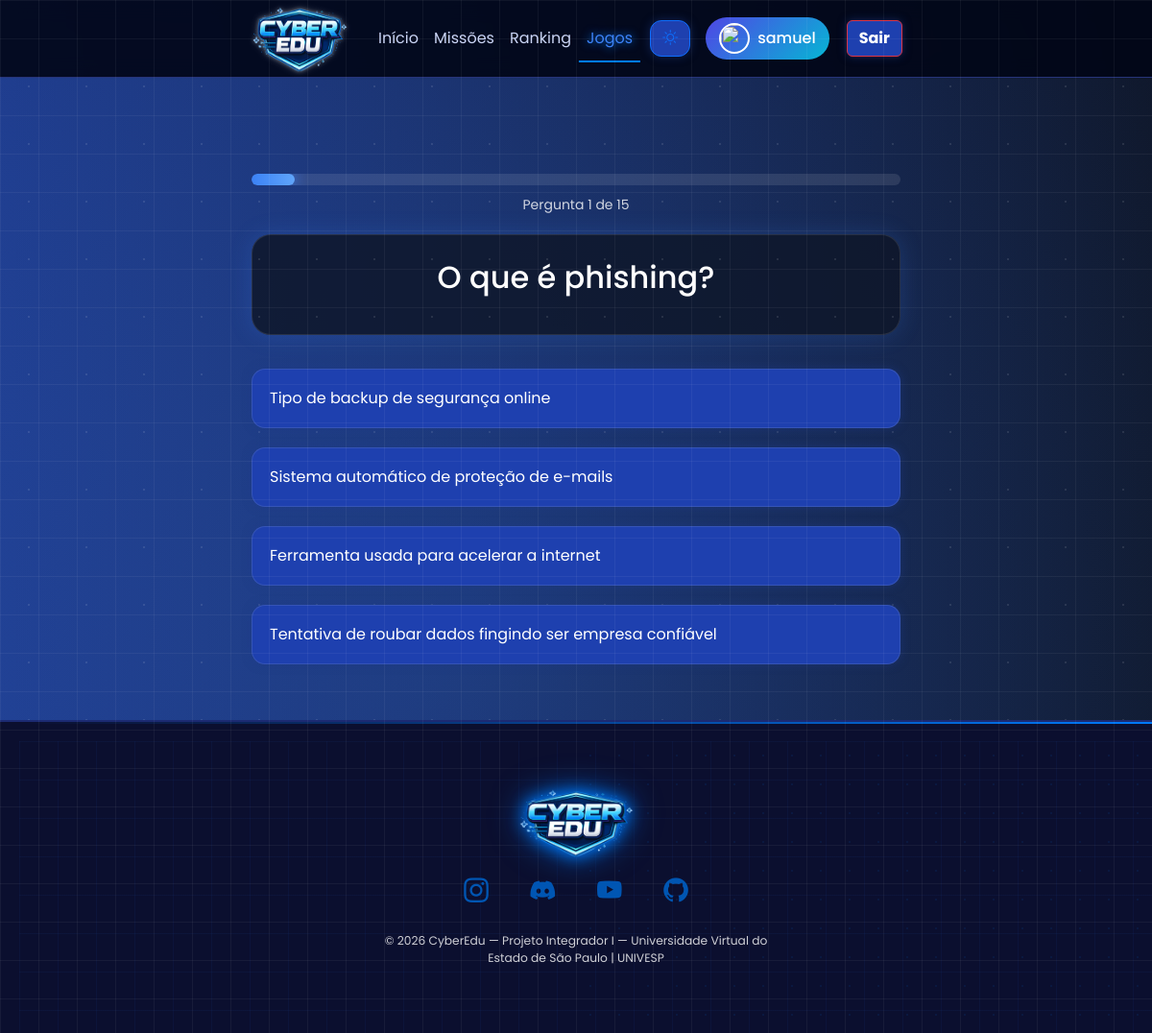
/quiz.php (signed in), run on the app's committed database.
### tables this page shows
CREATE TABLE `perguntas` (
  `id_pergunta` int NOT NULL AUTO_INCREMENT,
  `texto_pergunta` text,
  `id_categoria` int DEFAULT NULL,
  `id_fase` int DEFAULT NULL,
  `nivel_dificuldade` int DEFAULT NULL,
  `xp` int DEFAULT '10',
  PRIMARY KEY (`id_pergunta`),
  KEY `id_categoria` (`id_categoria`),
  KEY `id_fase` (`id_fase`),
  CONSTRAINT `perguntas_ibfk_1` FOREIGN KEY (`id_categoria`) REFERENCES `categorias` (`id_categoria`),
  CONSTRAINT `perguntas_ibfk_2` FOREIGN KEY (`id_fase`) REFERENCES `fases` (`id_fase`)
);

CREATE TABLE `alternativas` (
  `id_alternativa` int NOT NULL AUTO_INCREMENT,
  `id_pergunta` int DEFAULT NULL,
  `texto_alternativa` text,
  `correta` tinyint(1) DEFAULT '0',
  PRIMARY KEY (`id_alternativa`),
  KEY `id_pergunta` (`id_pergunta`),
  CONSTRAINT `alternativas_ibfk_1` FOREIGN KEY (`id_pergunta`) REFERENCES `perguntas` (`id_pergunta`)
);

### quiz.php (the view, shortened to what this page needs)
<?php
include("testeconexao.php");
$sql_total = "SELECT COUNT(*) as total FROM perguntas";
$res_total = $conn->query($sql_total);
$total = $res_total->fetch_assoc()['total'];
$id_pergunta = $_SESSION['pergunta_atual'];
$sql = "SELECT * FROM perguntas WHERE id_pergunta = $id_pergunta";
$result = $conn->query($sql);
$pergunta = $result->fetch_assoc();
$sql2 = "SELECT * FROM alternativas WHERE id_pergunta = $id_pergunta ORDER BY RAND()";
$result2 = $conn->query($sql2);
?>
<!DOCTYPE html>
<html lang="pt-br">
<head>
    <link href="https://cdn.jsdelivr.net/npm/bootstrap@5.3.3/dist/css/bootstrap.min.css" rel="stylesheet">
    <link href="ranking.css" rel="stylesheet">
    <link href="https://cdn.jsdelivr.net/npm/bootstrap-icons@1.11.3/font/bootstrap-icons.css" rel="stylesheet">
</head>
<body id="mainBody" class="dark-mode">
    <nav class="navbar navbar-expand-lg navbar-light bg-white">
        <div class="container">
      <a class="navbar-brand d-flex align-items-center" href="#">
    <img src="/img/pages/img/logoof.png" alt="Logo" width="100" height="70" class="me-2 logo-energia">
</a>
            <div class="collapse navbar-collapse" id="menu">
                <ul class="navbar-nav me-auto">
                    <li class="nav-item">
                        <a class="nav-link" href="Inicio.php">Início</a>
                    </li>
                    <li class="nav-item">
                        <a class="nav-link" href="missoes_semlogin.html">Missões</a>
                    </li>
                    <li class="nav-item">
                        <a class="nav-link" href="rankingpage.php">Ranking</a>
                    </li>
                     <li class="nav-item">
                        <a class="nav-link active" href="index.php">Jogos</a>
                    </li>
                </ul>
<button onclick="toggleDark(event)" id="themeBtn" class="btn btn-outline-primary me-3">
    <i class="bi bi-sun"></i>
</button>
<?php if(isset($_SESSION['nome'])): ?>
    <a href="profile.php" class="d-flex align-items-center btn btn-outline-primary me-2 perfil-btn">
      <img src="perfilft.png" class="avatar-navbar me-2">
         <?php echo $_SESSION['nome']; ?>
    </a>
    <button class="btn btn-danger" onclick="window.location.href='logout.php'">
        <b> Sair</b>
    </button>
<?php endif; ?>
</nav>
    <div class="container">
<?php
$progresso = ($_SESSION['pergunta_atual'] / $total) * 100;
?>
<div class="progress-container">
    <div class="progress-bar" style="width: <?php echo $progresso; ?>%"></div>
</div>
<p class="progresso-text">
    Pergunta <?php echo $_SESSION['pergunta_atual']; ?> de <?php echo $total; ?>
</p>
<div class="pergunta-box">
    <h2><?php echo $pergunta['texto_pergunta']; ?></h2>
</div>
<?php while($alt = $result2->fetch_assoc()) { ?>
    <form method="POST">
        <button
            type="submit"
            name="resposta"
            value="<?php echo $alt['id_alternativa']; ?>"
            class="alt-btn">
            <?php echo $alt['texto_alternativa']; ?>
        </button>
    </form>
<?php } ?>
</div>
<footer class="footer-insane position-relative overflow-hidden mt-5">
  <div class="grid-bg"></div>
  <div class="neon-line"></div>
  <div class="container text-center position-relative z-2 py-5">
    <div class="footer-logo mb-3">
      <img src="/img/pages/img/logoof.png" alt="CyberEdu Logo" class="logo-img" width="120">
    </div>
    <div class="social-icons mb-4">
      <a href="#" class="mx-2"><i class="bi bi-instagram"></i></a>
      <a href="#" class="mx-2"><i class="bi bi-discord"></i></a>
      <a href="#" class="mx-2"><i class="bi bi-youtube"></i></a>
      <a href="#" class="mx-2"><i class="bi bi-github"></i></a>
    </div>
    <p class="copy small mb-0">© 2026 CyberEdu — Projeto Integrador I — Universidade Virtual do <br> Estado de São Paulo | UNIVESP</p>
  </div>
</footer>
</html>

### ranking.css (style rules this page uses)
:root { --primary: #007bff; --primary-dark: #0056b3; --bg: #f0f4ff; --card: #122477; --text: #01296e; --subtext: #131c5e; --border: #ddd; }
.footer-insane { background-color: #0b0f2f !important; color: #ffffff !important; border-top: 2px solid #1c2a72 !important; }
.footer-insane .copy { color: #ffffff !important; opacity: 0.8; }
body { font-family:'Poppins', sans-serif; background:var(--bg); color:var(--text); transition: background 0.3s, color 0.3s; }
.card-custom, .navbar, .btn { transition: all 0.3s ease; }
.dark-mode { --bg:#0b0f2f; --text:#ffffff; --card:#ffffff; --border:#1c2a72; --subtext:#cbd5ff; }
.navbar { background: rgba(255,255,255,0.8) !important; backdrop-filter: blur(12px); }
.dark-mode .navbar { background: rgba(11,15,47,0.8) !important; border-bottom: 1px solid #1c2a72; }
.navbar .nav-link { position:relative; color:var(--text); }
.navbar .nav-link::after { content:""; position:absolute; left:50%; bottom:-5px; width:0%; height:2px; background:var(--primary); transition:0.3s; transform:translateX(-50%); }
#themeBtn { position:relative; overflow:hidden; border-radius:12px; transition: all 0.3s ease; }
#themeBtn i { transition: all 0.4s ease; }
.footer-insane { background-color: var(--bg); color: var(--text); border-top: 2px solid var(--border); position: relative; overflow: hidden; }
.grid-bg { position: absolute; width: 100%; height: 100%; background-image: linear-gradient(rgba(46,124,255,0.05) 1px, transparent 1px), linear-gradient(90deg, rgba(46,124,255,0.05) 1px, transparent 1px); background-size: 40px 40px; animation: gridMove 15s linear infinite; }
.neon-line { position: absolute; top: 0; width: 200%; height: 2px; background: linear-gradient(90deg, transparent, var(--primary), transparent); animation: neonMove 4s linear infinite; }
.social-icons i { font-size: 1.6rem; margin: 0 12px; color: var(--primary-dark); transition: 0.3s; cursor: pointer; }
.copy { color: var(--subtext); }
.footer-logo { margin-bottom: 0.5rem; display: flex; justify-content: center; align-items: center; }
.footer-logo .logo-img { width: 120px; height: auto; filter: drop-shadow(0 0 8px var(--primary)) drop-shadow(0 0 15px var(--primary-dark)); transition: 0.3s; }
:root { --btn-text: #ffffff; }
.dark-mode { --btn-text: #ffffff; }
.logo-energia { transition: transform 0.3s ease, filter 0.3s ease; filter: drop-shadow(0 0 2px rgba(255, 255, 255, 0.4)) drop-shadow(0 0 4px rgba(255, 255, 255, 0.2)); }
:root { --bg: #ffffff; --text-color: #111; --card: rgba(31, 80, 193, 0.15); --bar: #d0d0d0; }
body { background: var(--bg); transition: 0.3s ease; }
.nav-link { color: white; position: relative; transition: 0.3s; }
.nav-link.active { color: var(--primary) !important; }
.nav-link::after { content: ""; position: absolute; width: 0%; height: 2px; bottom: -5px; left: 0; background: var(--primary); transition: 0.3s; }
.nav-link:hover::after, .nav-link.active::after { width: 100%; }
.nav-link.active { color: var(--primary); text-shadow: 0 0 10px var(--primary); }

### data on the page
perguntas: texto_pergunta "O que é phishing?"
alternativas: $alt['id_alternativa'] 1611 (drawn), texto_alternativa "Tipo de backup de segurança online"
alternativas: $alt['id_alternativa'] 1610 (drawn), texto_alternativa "Sistema automático de proteção de e-mails"
alternativas: $alt['id_alternativa'] 1612 (drawn), texto_alternativa "Ferramenta usada para acelerar a internet"
alternativas: $alt['id_alternativa'] 1609 (drawn), texto_alternativa "Tentativa de roubar dados fingindo ser empresa confiável"

### other printed values
$_SESSION['nome'] "samuel"
$_SESSION['pergunta_atual'] "1"
$total "15"
